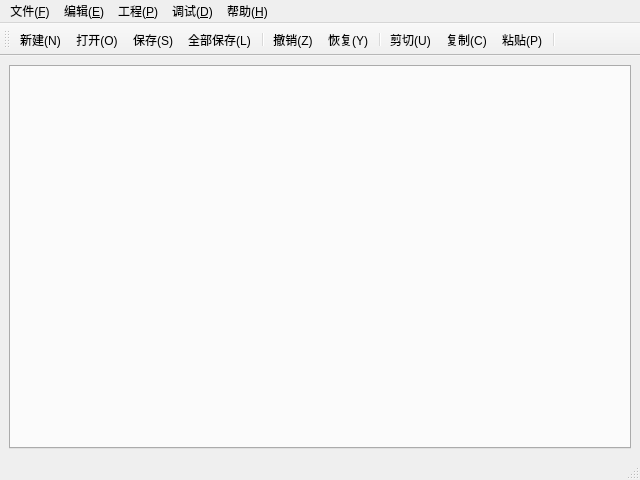
<?xml version="1.0" encoding="UTF-8"?>
<ui version="4.0">
 <class>MainWindow</class>
 <widget class="QMainWindow" name="MainWindow">
  <property name="geometry">
   <rect>
    <x>0</x>
    <y>0</y>
    <width>640</width>
    <height>480</height>
   </rect>
  </property>
  <property name="windowTitle">
   <string>Code Reefs</string>
  </property>
  <property name="windowIcon">
   <iconset resource="icon.qrc">
    <normaloff>:/resouces/icons/resouces/icons/code_reefs_icon.png</normaloff>:/resouces/icons/resouces/icons/code_reefs_icon.png</iconset>
  </property>
  <widget class="QWidget" name="centralwidget">
   <layout class="QVBoxLayout" name="verticalLayout">
    <item>
     <widget class="QTabWidget" name="codeEditTab">
      <property name="tabShape">
       <enum>QTabWidget::Rounded</enum>
      </property>
      <property name="currentIndex">
       <number>-1</number>
      </property>
      <property name="tabsClosable">
       <bool>true</bool>
      </property>
     </widget>
    </item>
   </layout>
  </widget>
  <widget class="QMenuBar" name="mainMenuBar">
   <property name="geometry">
    <rect>
     <x>0</x>
     <y>0</y>
     <width>640</width>
     <height>28</height>
    </rect>
   </property>
   <widget class="QMenu" name="menu_File">
    <property name="title">
     <string>文件(&amp;F)</string>
    </property>
    <addaction name="actionNew"/>
    <addaction name="actionOpen"/>
    <addaction name="actionSave"/>
    <addaction name="actionSave_as"/>
    <addaction name="actionSave_all"/>
    <addaction name="actionClose"/>
    <addaction name="actionClose_all"/>
    <addaction name="separator"/>
    <addaction name="actionRecent_files"/>
    <addaction name="separator"/>
    <addaction name="actionExit"/>
   </widget>
   <widget class="QMenu" name="menu_Edit">
    <property name="title">
     <string>编辑(&amp;E)</string>
    </property>
    <addaction name="actionUndo"/>
    <addaction name="actionRedo"/>
    <addaction name="separator"/>
    <addaction name="actionCut"/>
    <addaction name="actionCopy"/>
    <addaction name="actionPaste"/>
    <addaction name="separator"/>
    <addaction name="actionFind"/>
    <addaction name="actionReplace"/>
    <addaction name="separator"/>
    <addaction name="actionConfig"/>
   </widget>
   <widget class="QMenu" name="menu_Project">
    <property name="title">
     <string>工程(&amp;P)</string>
    </property>
    <addaction name="actionNew_project"/>
    <addaction name="actionOpen_project"/>
    <addaction name="actionSave_project"/>
    <addaction name="actionClose_project"/>
    <addaction name="separator"/>
    <addaction name="actionBuild"/>
    <addaction name="actionRebuild_all"/>
    <addaction name="separator"/>
   </widget>
   <widget class="QMenu" name="menu_Help">
    <property name="title">
     <string>帮助(&amp;H)</string>
    </property>
    <addaction name="actionAbout_Qt"/>
    <addaction name="actionAbout"/>
   </widget>
   <widget class="QMenu" name="menu_Debug">
    <property name="title">
     <string>调试(&amp;D)</string>
    </property>
    <addaction name="action_Run"/>
   </widget>
   <addaction name="menu_File"/>
   <addaction name="menu_Edit"/>
   <addaction name="menu_Project"/>
   <addaction name="menu_Debug"/>
   <addaction name="menu_Help"/>
  </widget>
  <widget class="QToolBar" name="mainToolBar">
   <attribute name="toolBarArea">
    <enum>TopToolBarArea</enum>
   </attribute>
   <attribute name="toolBarBreak">
    <bool>false</bool>
   </attribute>
   <addaction name="actionNew"/>
   <addaction name="actionOpen"/>
   <addaction name="actionSave"/>
   <addaction name="actionSave_all"/>
   <addaction name="separator"/>
   <addaction name="actionUndo"/>
   <addaction name="actionRedo"/>
   <addaction name="separator"/>
   <addaction name="actionCut"/>
   <addaction name="actionCopy"/>
   <addaction name="actionPaste"/>
   <addaction name="separator"/>
  </widget>
  <widget class="QStatusBar" name="statusbar"/>
  <action name="actionNew">
   <property name="icon">
    <iconset resource="icon.qrc">
     <normaloff>:/resouces/icons/resouces/icons/new.png</normaloff>:/resouces/icons/resouces/icons/new.png</iconset>
   </property>
   <property name="text">
    <string>新建(&amp;N)...</string>
   </property>
  </action>
  <action name="actionOpen">
   <property name="icon">
    <iconset resource="icon.qrc">
     <normaloff>:/resouces/icons/resouces/icons/open.png</normaloff>:/resouces/icons/resouces/icons/open.png</iconset>
   </property>
   <property name="text">
    <string>打开(&amp;O)...</string>
   </property>
  </action>
  <action name="actionSave">
   <property name="icon">
    <iconset resource="icon.qrc">
     <normaloff>:/resouces/icons/resouces/icons/save.png</normaloff>:/resouces/icons/resouces/icons/save.png</iconset>
   </property>
   <property name="text">
    <string>保存(&amp;S)</string>
   </property>
  </action>
  <action name="actionSave_as">
   <property name="text">
    <string>另存为(&amp;A)...</string>
   </property>
  </action>
  <action name="actionClose">
   <property name="text">
    <string>关闭(&amp;C)</string>
   </property>
  </action>
  <action name="actionClose_all">
   <property name="text">
    <string>关闭全部(&amp;L)</string>
   </property>
  </action>
  <action name="actionRecent_files">
   <property name="text">
    <string>最近的文件(&amp;R)</string>
   </property>
  </action>
  <action name="actionExit">
   <property name="text">
    <string>退出(&amp;X)</string>
   </property>
  </action>
  <action name="actionCut">
   <property name="icon">
    <iconset resource="icon.qrc">
     <normaloff>:/resouces/icons/resouces/icons/cut.png</normaloff>:/resouces/icons/resouces/icons/cut.png</iconset>
   </property>
   <property name="text">
    <string>剪切(&amp;U)</string>
   </property>
  </action>
  <action name="actionCopy">
   <property name="icon">
    <iconset resource="icon.qrc">
     <normaloff>:/resouces/icons/resouces/icons/copy.png</normaloff>:/resouces/icons/resouces/icons/copy.png</iconset>
   </property>
   <property name="text">
    <string>复制(&amp;C)</string>
   </property>
  </action>
  <action name="actionPaste">
   <property name="icon">
    <iconset resource="icon.qrc">
     <normaloff>:/resouces/icons/resouces/icons/paste.png</normaloff>:/resouces/icons/resouces/icons/paste.png</iconset>
   </property>
   <property name="text">
    <string>粘贴(&amp;P)</string>
   </property>
  </action>
  <action name="actionFind">
   <property name="text">
    <string>查找(&amp;F)...</string>
   </property>
  </action>
  <action name="actionReplace">
   <property name="text">
    <string>替换(&amp;E)...</string>
   </property>
  </action>
  <action name="actionConfig">
   <property name="text">
    <string>配置(&amp;O)...</string>
   </property>
  </action>
  <action name="actionNew_project">
   <property name="text">
    <string>新建工程(&amp;N)...</string>
   </property>
  </action>
  <action name="actionOpen_project">
   <property name="text">
    <string>打开工程(&amp;O)...</string>
   </property>
  </action>
  <action name="actionSave_project">
   <property name="text">
    <string>保存工程(&amp;S)</string>
   </property>
  </action>
  <action name="actionSave_all">
   <property name="icon">
    <iconset resource="icon.qrc">
     <normaloff>:/resouces/icons/resouces/icons/save_all.png</normaloff>:/resouces/icons/resouces/icons/save_all.png</iconset>
   </property>
   <property name="text">
    <string>全部保存(&amp;L)</string>
   </property>
  </action>
  <action name="actionClose_project">
   <property name="text">
    <string>关闭工程(&amp;C)</string>
   </property>
  </action>
  <action name="actionBuild">
   <property name="icon">
    <iconset resource="icon.qrc">
     <normaloff>:/resouces/icons/resouces/icons/build.png</normaloff>:/resouces/icons/resouces/icons/build.png</iconset>
   </property>
   <property name="text">
    <string>编译(&amp;B)</string>
   </property>
  </action>
  <action name="actionRebuild_all">
   <property name="text">
    <string>编译所有(&amp;R)</string>
   </property>
  </action>
  <action name="actionAbout_Qt">
   <property name="text">
    <string>关于 Qt...</string>
   </property>
  </action>
  <action name="actionAbout">
   <property name="icon">
    <iconset resource="icon.qrc">
     <normaloff>:/resouces/icons/resouces/icons/code_reefs_icon.png</normaloff>:/resouces/icons/resouces/icons/code_reefs_icon.png</iconset>
   </property>
   <property name="text">
    <string>关于(&amp;A)...</string>
   </property>
  </action>
  <action name="actionR_un">
   <property name="text">
    <string>R&amp;un</string>
   </property>
  </action>
  <action name="action_Run">
   <property name="text">
    <string>运行(&amp;R)</string>
   </property>
  </action>
  <action name="actionClose_all_2">
   <property name="text">
    <string>全部关闭(&amp;W)</string>
   </property>
  </action>
  <action name="actionUndo">
   <property name="icon">
    <iconset resource="icon.qrc">
     <normaloff>:/resouces/icons/resouces/icons/undo.png</normaloff>:/resouces/icons/resouces/icons/undo.png</iconset>
   </property>
   <property name="text">
    <string>撤销(&amp;Z)</string>
   </property>
  </action>
  <action name="actionRedo">
   <property name="icon">
    <iconset resource="icon.qrc">
     <normaloff>:/resouces/icons/resouces/icons/redo.png</normaloff>:/resouces/icons/resouces/icons/redo.png</iconset>
   </property>
   <property name="text">
    <string>恢复(&amp;Y)</string>
   </property>
  </action>
 </widget>
 <resources>
  <include location="icon.qrc"/>
 </resources>
 <connections/>
</ui>
